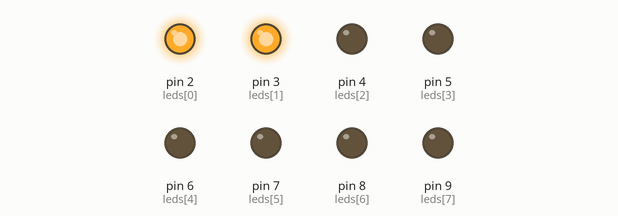
Simulated run of this sketch. Board: Arduino Uno, built with avr-gcc and run on an emulated ATmega328P. On the bench: output pins drawn as LEDs (lit = HIGH).

Above: at 0.2 s.
At 1.0 s:
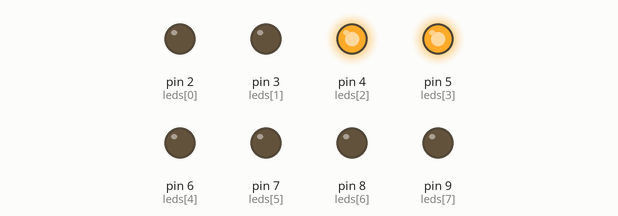
At 1.8 s:
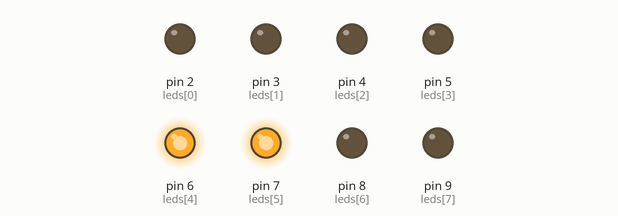
At 3.4 s:
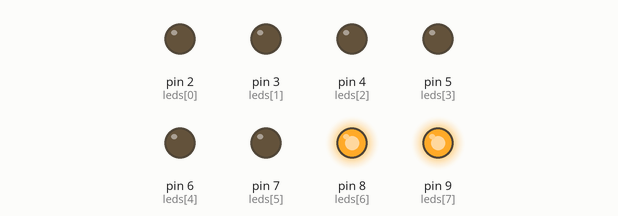
At 6.1 s:
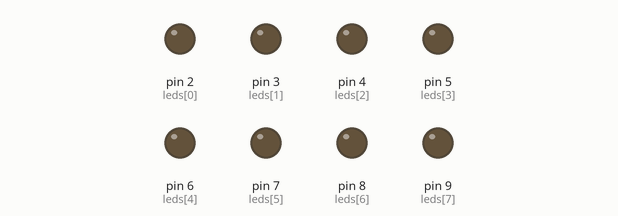
Timing chart, 0 to 7.6 s (numbered marks = the images above):
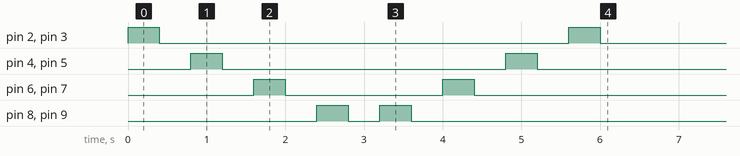

The sketch:

8LED3button.ino
```cpp
const byte leds[]={2, 3, 4, 5, 6, 7, 8, 9};
const byte total=sizeof(leds);
void setup() {
  // put your setup code here, to run once:
  for(byte i=0; i<total; i++){
    pinMode(leds[i], OUTPUT);
  }
}

void loop() {
  // put your main code here, to run repeatedly:
  for(byte i=0; i<total; i+=2){
    digitalWrite(leds[i], HIGH);
    digitalWrite(leds[i+1], HIGH);
    delay(400);
    digitalWrite(leds[i], LOW);
    digitalWrite(leds[i+1], LOW);
    delay(400);
  }
  for(byte i=total-1; i>0; i-=2){
    digitalWrite(leds[i], HIGH);
    digitalWrite(leds[i-1], HIGH);
    delay(400);
    digitalWrite(leds[i], LOW);
    digitalWrite(leds[i-1], LOW);
    delay(400);
  }
}
```

Measured:
- by itself, pin 2 (leds[0]), pin 3 (leds[1]): alternates HIGH for 0.40 s and LOW for 5.2 s, 4 changes in all, then stays LOW
- by itself, pin 4 (leds[2]), pin 5 (leds[3]): alternates HIGH for 0.40 s and LOW for 3.6 s, 4 changes in all, then stays LOW
- by itself, pin 6 (leds[4]), pin 7 (leds[5]): alternates HIGH for 0.40 s and LOW for 2.0 s, 4 changes in all, then stays LOW
- by itself, pin 8 (leds[6]), pin 9 (leds[7]): alternates HIGH for 0.40 s and LOW for 0.40 s, 4 changes in all, then stays LOW
